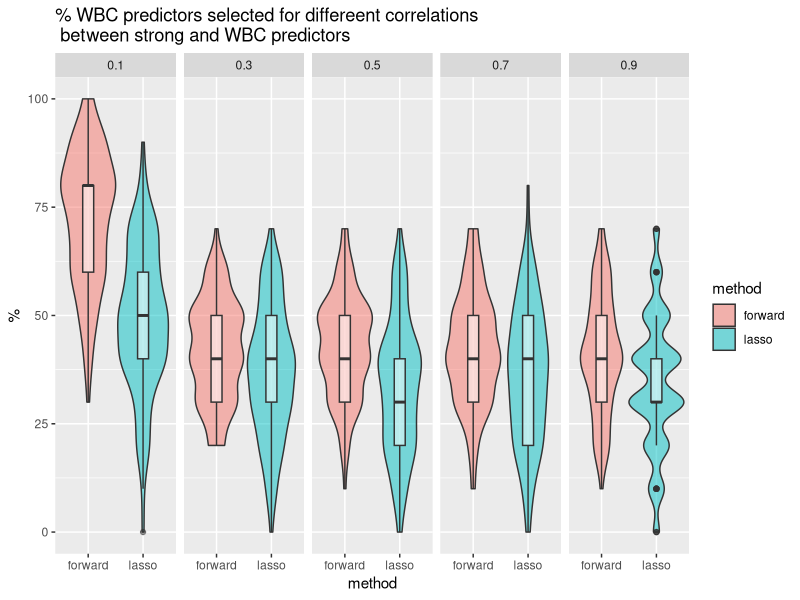
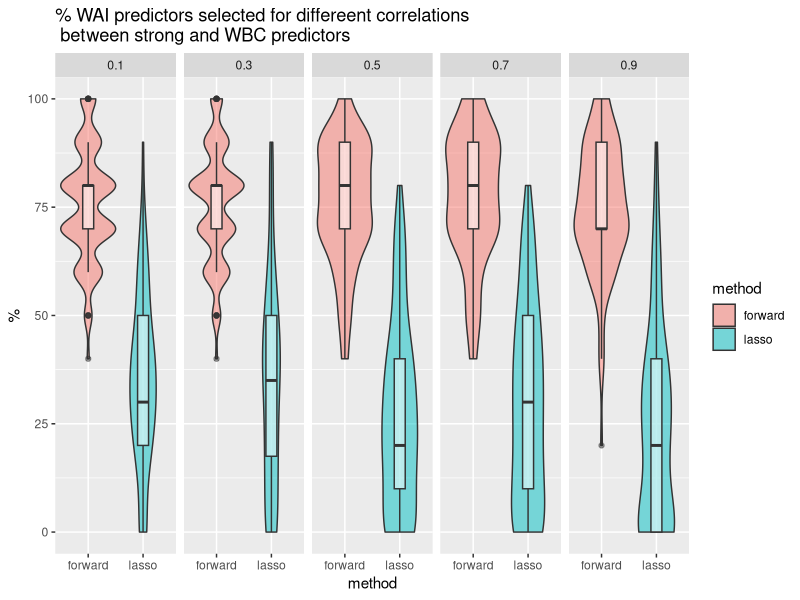
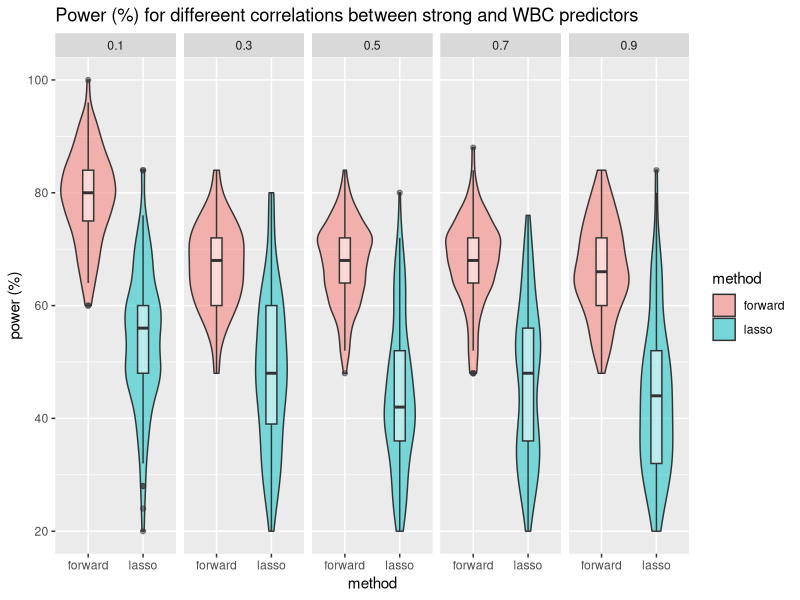
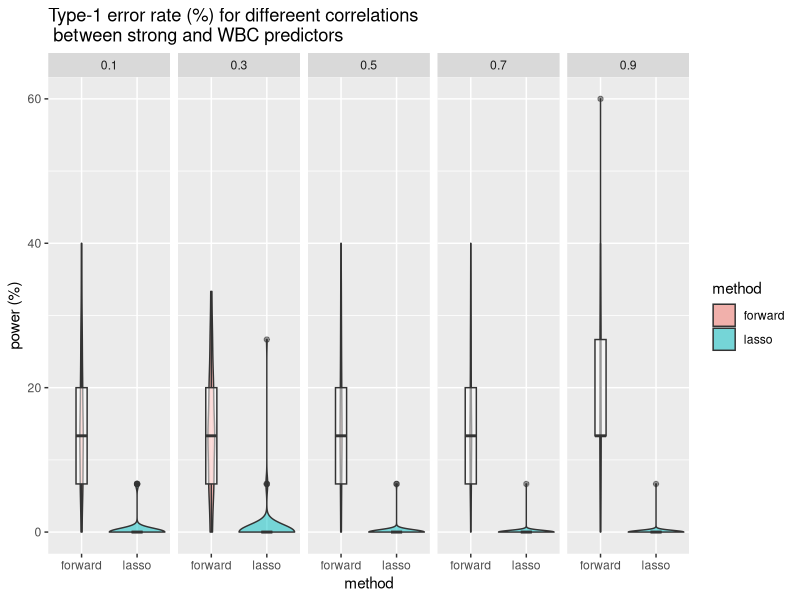
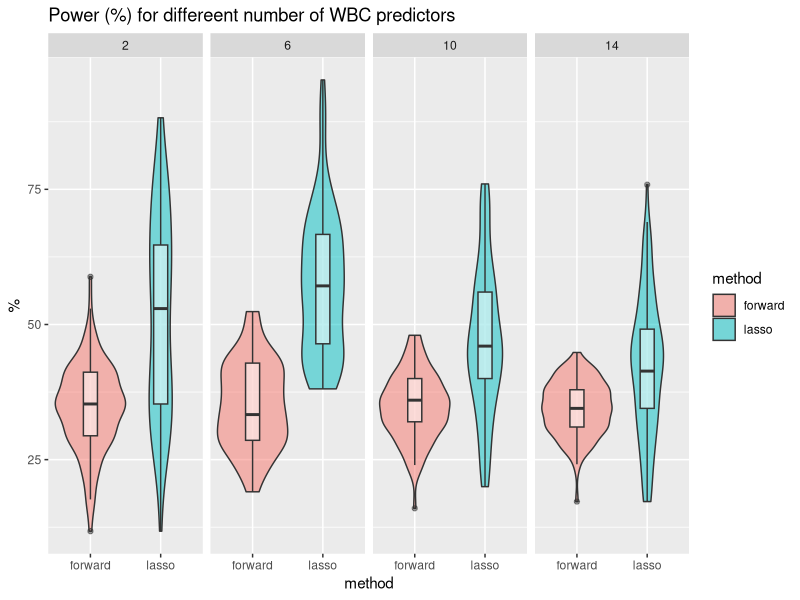
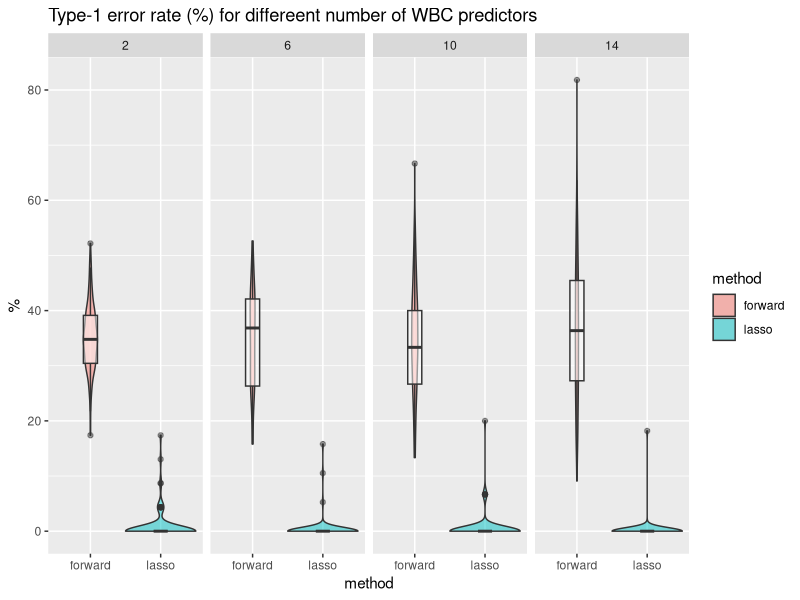
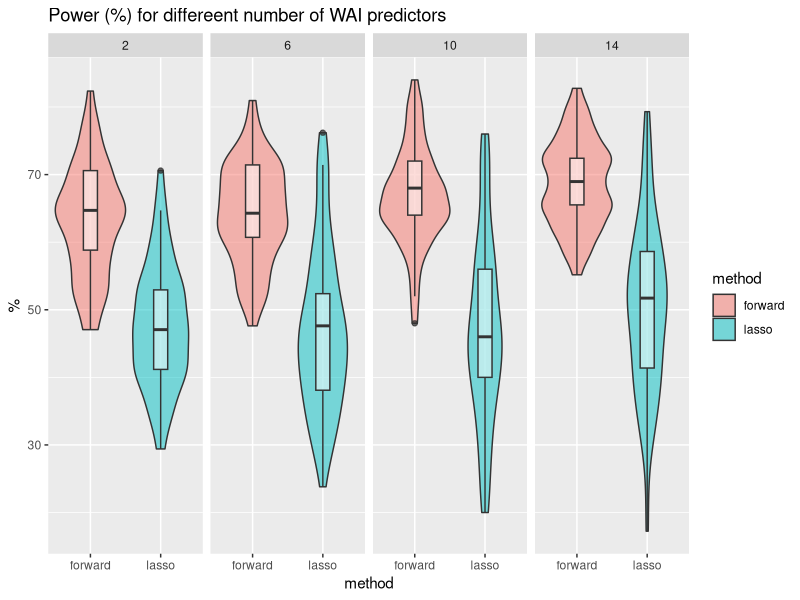
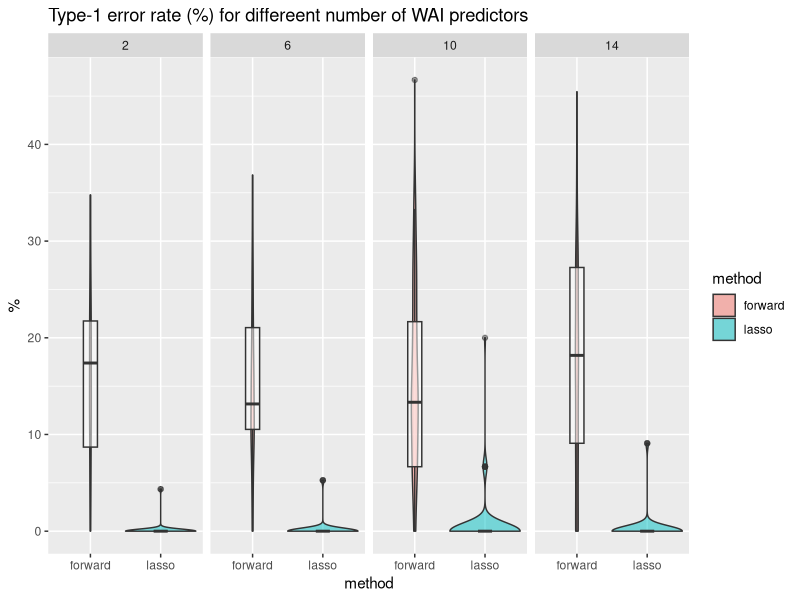

Reproduce these figures in R, in order.
## ---- chunk 1
knitr::opts_chunk$set(echo = TRUE)
library(tidyverse)
library(ggplot2)
library(readr)
## ---- chunk 2
forward_cor_simdata <- read_csv("./simulation_outputs/varying_corr_out_forward.csv")
lasso_cor_simdata <- read_csv("./simulation_outputs/varying_corr_out_lasso.csv")
## ---- chunk 3
forward_cor_simdata_cleaned <- forward_cor_simdata %>% 
  select(-1) %>% 
  mutate(cor_val = factor(cor_val)) %>% 
  pivot_longer(cols = c(pct_strong_vec, pct_wai_vec, pct_wbc_vec, type1_error_vec, power_vec),
                           names_to = "metric") %>% 
  mutate(method = "forward")

forward_cor_simdata_cleaned

lasso_cor_simdata_cleaned <- lasso_cor_simdata %>% 
  select(-1) %>% 
  mutate(cor_val = factor(cor_val)) %>% 
  pivot_longer(cols = c(pct_strong_vec, pct_wai_vec, pct_wbc_vec, type1_error_vec, power_vec),
                           names_to = "metric") %>% 
  #group_by(cor_val, metric) %>% 
  #summarize(mean_pct = mean(value))
  mutate(method = "lasso")

combined_cor_simdata <- rbind(forward_cor_simdata_cleaned, lasso_cor_simdata_cleaned)
combined_cor_simdata
## ---- chunk 4
# WBC
combined_cor_simdata %>% 
  filter(metric == "pct_wbc_vec") %>% 
  ggplot(aes(x = method, y = value)) +
  geom_violin(alpha = 0.5, width = 1, aes(fill = method)) + 
  geom_boxplot(alpha = 0.5, width = 0.2) +
  #geom_jitter(alpha = 0.8, width = 0.2, aes(color = method)) +
  facet_wrap(~cor_val, nrow = 1) +
  labs(title = "% WBC predictors selected for differeent correlations \n between strong and WBC predictors",
       y = "%")

# WAI
combined_cor_simdata %>% 
  filter(metric == "pct_wai_vec") %>% 
  ggplot(aes(x = method, y = value)) +
  geom_violin(alpha = 0.5, width = 1, aes(fill = method)) + 
  geom_boxplot(alpha = 0.5, width = 0.2) +
  #geom_jitter(alpha = 0.8, width = 0.2, aes(color = method)) +
  facet_wrap(~cor_val, nrow = 1) +
  labs(title = "% WAI predictors selected for differeent correlations \n between strong and WBC predictors",
       y = "%")

## ---- chunk 5
# power
combined_cor_simdata %>% 
  filter(metric == "power_vec") %>% 
  ggplot(aes(x = method, y = value)) +
  geom_violin(alpha = 0.5, width = 1, aes(fill = method)) + 
  geom_boxplot(alpha = 0.5, width = 0.2) +
  #geom_jitter(alpha = 0.8, width = 0.2, aes(color = method)) +
  facet_wrap(~cor_val, nrow = 1) +
  labs(title = "Power (%) for differeent correlations between strong and WBC predictors",
       y = "power (%)")

# Type-1 error
combined_cor_simdata %>% 
  filter(metric == "type1_error_vec") %>% 
  ggplot(aes(x = method, y = value)) +
  geom_violin(alpha = 0.5, width = 1, aes(fill = method)) + 
  geom_boxplot(alpha = 0.5, width = 0.2) +
  #geom_jitter(alpha = 0.8, width = 0.2, aes(color = method)) +
  facet_wrap(~cor_val, nrow = 1) +
  labs(title = "Type-1 error rate (%) for differeent correlations \n between strong and WBC predictors",
       y = "power (%)")

## ---- chunk 6
lasso_wbc_simdata <- read_csv("./simulation_outputs/varying_wbc_out_lasso.csv")
forward_wbc_simdata <- read_csv("./simulation_outputs/varying_wbc_out_forward.csv")
## ---- chunk 7
forward_wbc_simdata_cleaned <- forward_wbc_simdata %>% 
  select(-1) %>% 
  mutate(wbc_num = factor(wbc_num)) %>% 
  pivot_longer(cols = c(pct_strong_vec, pct_wai_vec, pct_wbc_vec, type1_error_vec, power_vec),
                           names_to = "metric") %>% 
  mutate(method = "forward")

forward_wbc_simdata_cleaned

lasso_wbc_simdata_cleaned <- lasso_wbc_simdata %>% 
  select(-1) %>% 
  mutate(wbc_num = factor(wbc_num)) %>% 
  pivot_longer(cols = c(pct_strong_vec, pct_wai_vec, pct_wbc_vec, type1_error_vec, power_vec),
                           names_to = "metric") %>% 
  #group_by(cor_val, metric) %>% 
  #summarize(mean_pct = mean(value))
  mutate(method = "lasso")

combined_wbc_simdata <- rbind(forward_wbc_simdata_cleaned, lasso_wbc_simdata_cleaned)
combined_wbc_simdata
## ---- chunk 8
# power
combined_wbc_simdata %>% 
  filter(metric == "power_vec") %>% 
  ggplot(aes(x = method, y = value)) +
  geom_violin(alpha = 0.5, width = 1, aes(fill = method)) + 
  geom_boxplot(alpha = 0.5, width = 0.2) +
  #geom_jitter(alpha = 0.8, width = 0.2, aes(color = method)) +
  facet_wrap(~wbc_num, nrow = 1) +
  labs(title = "Power (%) for differeent number of WBC predictors",
       y = "%")

# Type-1 error
combined_wbc_simdata %>% 
  filter(metric == "type1_error_vec") %>% 
  ggplot(aes(x = method, y = value)) +
  geom_violin(alpha = 0.5, width = 1, aes(fill = method)) + 
  geom_boxplot(alpha = 0.5, width = 0.2) +
  #geom_jitter(alpha = 0.8, width = 0.2, aes(color = method)) +
  facet_wrap(~wbc_num, nrow = 1) +
  labs(title = "Type-1 error rate (%) for differeent number of WBC predictors",
       y = "%")
## ---- chunk 9
lasso_wai_simdata <- read_csv("./simulation_outputs/varying_wai_out_lasso.csv")
forward_wai_simdata <- read_csv("./simulation_outputs/varying_wai_out_forward.csv")

forward_wai_simdata_cleaned <- forward_wai_simdata %>% 
  select(-1) %>% 
  mutate(wai_vec = factor(wai_vec)) %>% 
  pivot_longer(cols = c(pct_strong_vec, pct_wai_vec, pct_wbc_vec, type1_error_vec, power_vec),
                           names_to = "metric") %>% 
  mutate(method = "forward")

#forward_wai_simdata_cleaned

lasso_wai_simdata_cleaned <- lasso_wai_simdata %>% 
  select(-1) %>% 
  mutate(wai_vec = factor(wai_vec)) %>% 
  pivot_longer(cols = c(pct_strong_vec, pct_wai_vec, pct_wbc_vec, type1_error_vec, power_vec),
                           names_to = "metric") %>% 
  #group_by(cor_val, metric) %>% 
  #summarize(mean_pct = mean(value))
  mutate(method = "lasso")

combined_wai_simdata <- rbind(forward_wai_simdata_cleaned, lasso_wai_simdata_cleaned)
#combined_wbc_simdata

# power
combined_wai_simdata %>% 
  filter(metric == "power_vec") %>% 
  ggplot(aes(x = method, y = value)) +
  geom_violin(alpha = 0.5, width = 1, aes(fill = method)) + 
  geom_boxplot(alpha = 0.5, width = 0.2) +
  #geom_jitter(alpha = 0.8, width = 0.2, aes(color = method)) +
  facet_wrap(~wai_vec, nrow = 1) +
  labs(title = "Power (%) for differeent number of WAI predictors",
       y = "%")

# Type-1 error
combined_wai_simdata %>% 
  filter(metric == "type1_error_vec") %>% 
  ggplot(aes(x = method, y = value)) +
  geom_violin(alpha = 0.5, width = 1, aes(fill = method)) + 
  geom_boxplot(alpha = 0.5, width = 0.2) +
  #geom_jitter(alpha = 0.8, width = 0.2, aes(color = method)) +
  facet_wrap(~wai_vec, nrow = 1) +
  labs(title = "Type-1 error rate (%) for differeent number of WAI predictors",
       y = "%")

